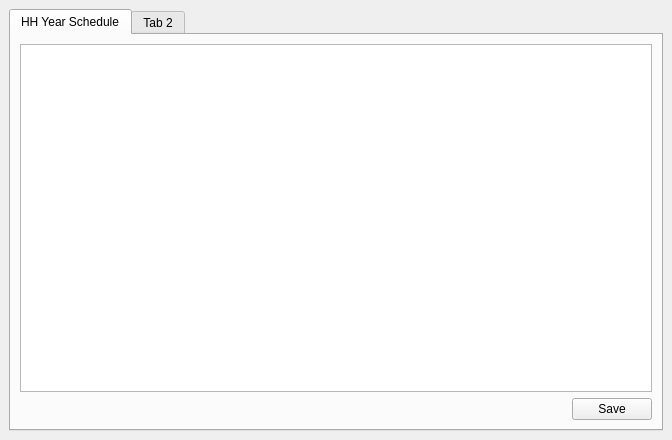
<?xml version="1.0" encoding="UTF-8"?>
<ui version="4.0">
 <class>reportWindow</class>
 <widget class="QMainWindow" name="reportWindow">
  <property name="geometry">
   <rect>
    <x>0</x>
    <y>0</y>
    <width>672</width>
    <height>440</height>
   </rect>
  </property>
  <property name="windowTitle">
   <string>Report</string>
  </property>
  <widget class="QWidget" name="centralwidget">
   <layout class="QVBoxLayout" name="verticalLayout_2">
    <item>
     <widget class="QTabWidget" name="tabWidget">
      <property name="currentIndex">
       <number>0</number>
      </property>
      <widget class="QWidget" name="tab_1">
       <attribute name="title">
        <string>HH Year Schedule</string>
       </attribute>
       <layout class="QVBoxLayout" name="verticalLayout">
        <item>
         <layout class="QGridLayout" name="gridLayout">
          <item row="0" column="0" colspan="2">
           <widget class="QTableWidget" name="twSchedule_hh_itime"/>
          </item>
          <item row="1" column="0">
           <spacer name="horizontalSpacer">
            <property name="orientation">
             <enum>Qt::Horizontal</enum>
            </property>
            <property name="sizeHint" stdset="0">
             <size>
              <width>40</width>
              <height>20</height>
             </size>
            </property>
           </spacer>
          </item>
          <item row="1" column="1">
           <widget class="QPushButton" name="pbSaveReport">
            <property name="text">
             <string>Save</string>
            </property>
           </widget>
          </item>
         </layout>
        </item>
       </layout>
      </widget>
      <widget class="QWidget" name="tab_2">
       <attribute name="title">
        <string>Tab 2</string>
       </attribute>
      </widget>
     </widget>
    </item>
   </layout>
  </widget>
 </widget>
 <resources/>
 <connections/>
</ui>
